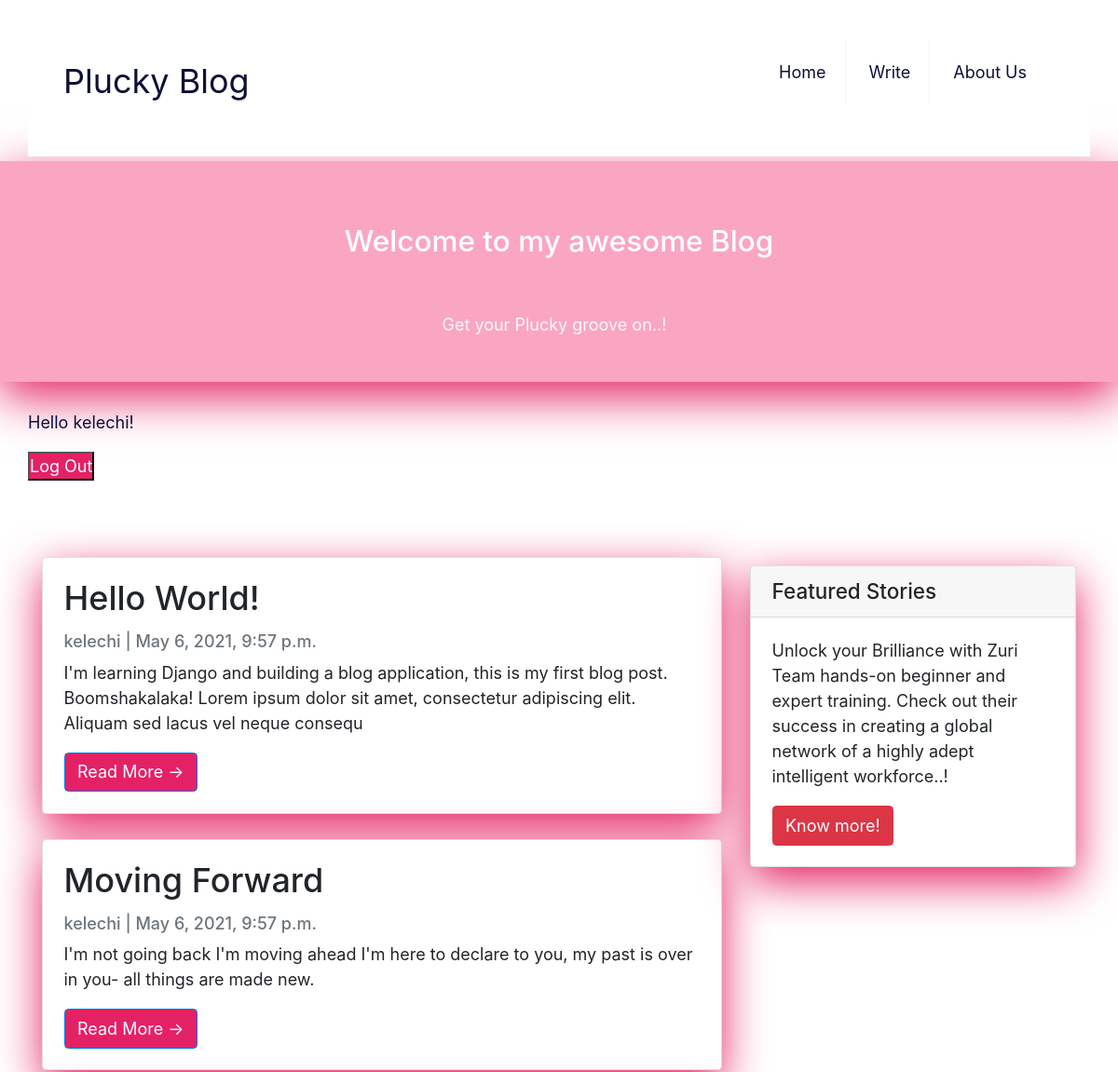
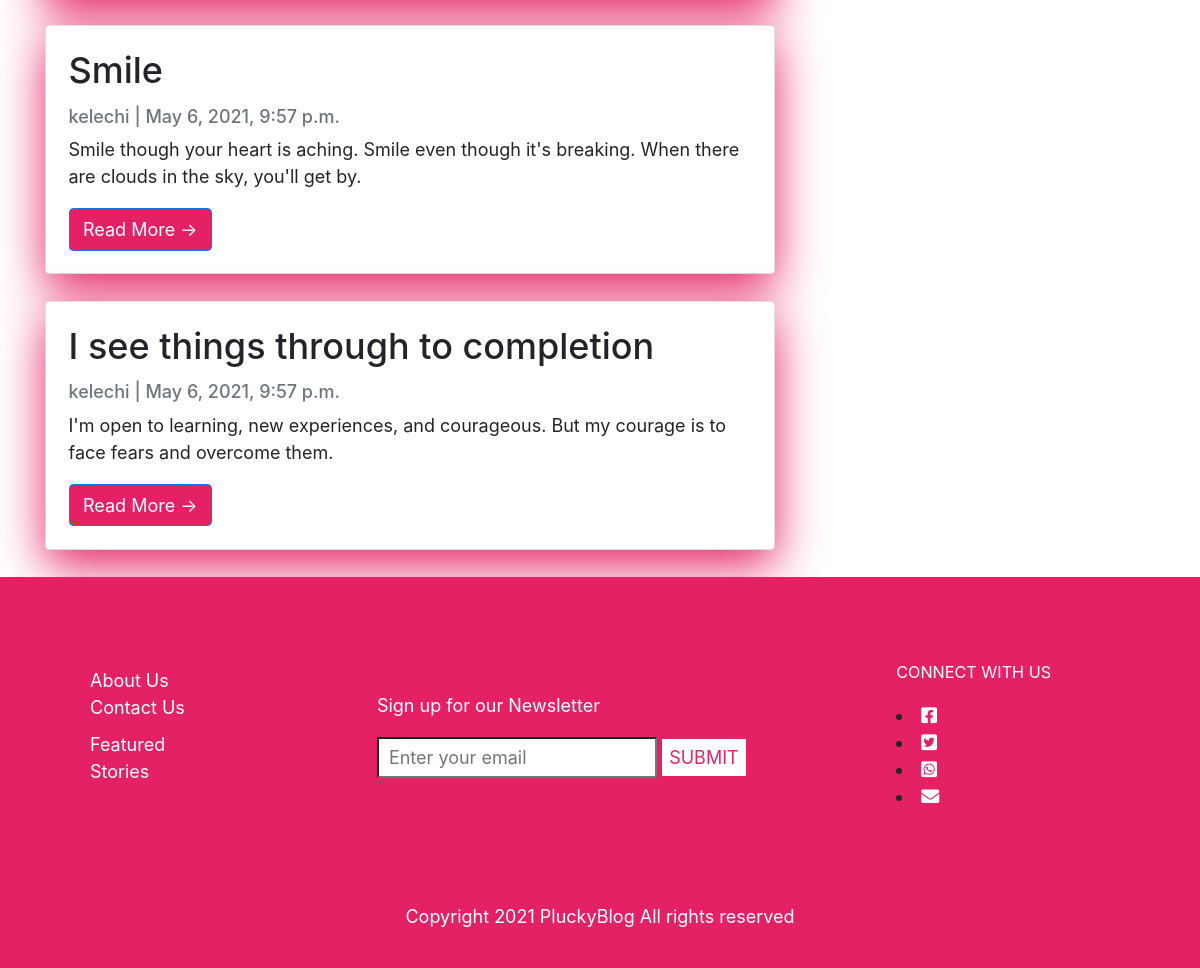
The app's page / (signed in) with its own data (2 pictures, top to bottom).
### pluckyblog/models.py (models this page shows, shortened)
class Post(models.Model):
    title = models.CharField(max_length=200, unique=True)
    author = models.ForeignKey(
        'auth.User',
        on_delete=models.SET_NULL, null=True,
        related_name='posts',
    )
    date_updated = models.DateTimeField(default=timezone.now)
    body = models.TextField()
    date_posted = models.DateTimeField(default=timezone.now)
    status = models.IntegerField(choices=STATUS, default=0)
    class Meta:
        ordering = ['-date_posted']

### pluckyblog/views.py (the view)
# urls.py: path('', BlogListView.as_view(), name='home'),
class BlogListView(ListView):
    queryset = Post.objects.filter(status=1).order_by('-date_posted')
    template_name = 'home.html'

### templates/home.html
{% extends 'base.html' %} {% block content %}
<div class="container">
  <div class="row">
    <div class="col-md-8 mt-3 left">
      {% for post in object_list %}
      <div class="card mb-4">
        <div class="card-body">
          <h2 class="card-title">{{ post.title }}</h2>
          <p class="card-text text-muted h6">
            {{ post.author }} | {{ post.date_posted}}
          </p>
          <p class="card-text">{{post.body|slice:":200" }}</p>
          <a href="{% url 'post_detail' post.pk  %}" class="btn btn-primary"
            >Read More &rarr;</a
          >
        </div>
      </div>
      {% endfor %}
    </div>
    {% block sidebar %}
    <div class="col-md-4 float-right">
      <div class="card my-4">
        <h5 class="card-header">Featured Stories</h5>
        <div class="card-body">
          <p class="card-text">
            Unlock your Brilliance with Zuri Team hands-on beginner and expert training.
            Check out their success in creating a global network of a highly adept intelligent workforce..!
          </p>
          <a
            href="https://zuri.team/"
            class="btn btn-danger"
            >Know more!</a
          >
        </div>
      </div>
    </div>
    {% endblock sidebar %}
  </div>
</div>
{%endblock%}

### templates/blogsections/header.html (shortened to what this page needs)
<!DOCTYPE html>
{% load static %}
<html lang="en">
  <head>
    <link rel="stylesheet" href="{% static 'css/base.css' %}">
    <link rel="stylesheet" href="https://cdnjs.cloudflare.com/ajax/libs/font-awesome/5.15.3/css/all.min.css">
    <link rel="stylesheet" href="https://maxcdn.bootstrapcdn.com/bootstrap/4.0.0/css/bootstrap.min.css"
 />
  </head>
  <header>
    <div>
      <nav class="navbar">
        <a href="{% url 'home' %}" class="logo">Plucky Blog</a>
        <ul class="menu">
         <li><a href="{% url 'home' %}">Home</a></li>
         <li><a href="{% url 'post_new' %}">Write</a></li>
         <li><a href="#">About Us</a></li>
        </ul>
      </nav>
    </div>
  </header>
  <header class="masthead">
      <div class="container">
        <div class="row">
          <div class="col-md-8 col-md-10 mx-auto">
            <div class="site-heading">
              <h3 class="site-heading my-4 mt-3 text-white">
                Welcome to my awesome Blog
              </h3>
              <p class="text-light">Get your Plucky groove on..! &nbsp</p>
            </div>
          </div>
        </div>
      </div>
  </header>
  <div class="auth">
    {% if user.is_authenticated %}
    <p>Hello {{ request.user }}!</p><a href="#" onClick="document.getElementById('logoutform').submit()"><button type="button">Log Out</button></a>
    {% else %}
    <p>Hello {{ request.user }}!</p>
    <a href="{% url 'signup' %}">Sign Up</a> | <a href="{% url 'login' %}">Log In</a>
    {% endif %}
    <br/><br/>
  </div>
</html>

### static/css/base.css (style rules this page uses)
html { box-sizing: border-box; font-family: Arial, Helvetica, sans-serif; font-size: 18px; }
*, *::before, *::after { font-weight: inherit; margin: 0; padding: 0; border-radius: 0; box-sizing: inherit; }
a.btn.btn-primary { background-color: #e52165; color: #FFF; }
a.btn.btn-danger { color: #FFF; }
button { background-color: #e52165; color: #FFF; }
.auth a { color: #e52165; }
ul { list-style-type: none; padding: 30px 30px 30px; }
header { padding: 5px 30px; align-items: center; justify-content: space-between; }
h2 { color: #e52165; font-size: 2.5rem; }
h3 { padding: 30px 30px 30px; }
header a, footer a, footer p { color: #FFF; }
.navbar { background-color: #fff; display: flex; justify-content: space-between; align-items: center; }
.navbar .logo { display: inline-block; font-size: 2em; padding: 10px 20px; text-decoration: none; color: #0d1137; }
.navbar .menu li { list-style: none; display: inline-block; }
.navbar .menu li a { display: block; padding: 20px 20px; border-right: 1px solid #f4f4f4; text-decoration: none; color: #0d1137; }
.navbar .menu li:last-child a { border-right: none; }
p { display: block; margin-block-start: 1em; margin-block-end: 1em; margin-inline-start: 0px; margin-inline-end: 0px; }
.card { box-shadow: 0 16px 48px #e52165; }
.masthead { background: #faa6c3; height: auto; text-align: center; padding-bottom: 30px; box-shadow: 0 16px 48px #e52165; padding-top: 10px; }
.auth { display: inline-block; padding: 30px; padding-bottom: 10px; text-decoration: none; color: #0d1137; }

### records on screen
Post: title "Hello World!", author "kelechi", date_posted "May 6, 2021, 9:57 p.m.", body "I'm learning Django and building a blog application, this is my first blog post. Boomshakalaka! Lorem ipsum dolor sit amet, consectetur adipiscing elit. Aliquam sed lacus vel neque consequ"
Post: title "Moving Forward", author "kelechi", date_posted "May 6, 2021, 9:57 p.m.", body "I'm not going back I'm moving ahead I'm here to declare to you, my past is over in you- all things are made new."
Post: title "Smile", author "kelechi", date_posted "May 6, 2021, 9:57 p.m.", body "Smile though your heart is aching. Smile even though it's breaking. When there are clouds in the sky, you'll get by."
Post: title "I see things through to completion", author "kelechi", date_posted "May 6, 2021, 9:57 p.m.", body "I'm open to learning, new experiences, and courageous. But my courage is to face fears and overcome them."

### other values on screen
{{ request.user }} "kelechi"
